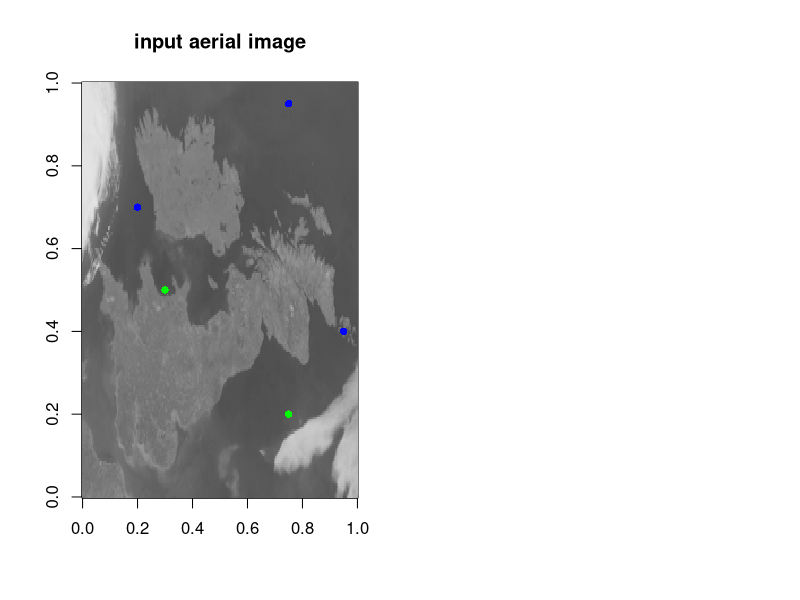

The R source for this figure: (Note: this script raises an error after producing the figure.)
## 5 Pixel classification
#
# In this example we will classify the pixels in an image as being either 'land'
# or 'other'. We will use the pixel values as features to our classifier.
# 
# Have a look at the image data/uk_ire_gray.png to see the input image.
#

# define a function we will use later to flip the images when displaying them
flip_image <- function(m) t(m)[,nrow(m):1]

# load random forest package for classification 
library(randomForest)

# load the grayscale image we wish to classify from its csv file
# 0 represents black and 255 represents white
im <-read.csv('data/uk_ire_gray.csv', header=FALSE)
height <- nrow(im)
width <- ncol(im)
print(paste("Height in pixels: ", height))
print(paste("Width in pixels: ", width))
 
# create training data as DataFrame
# pick some pixel locations in screen space that we know to be land and not land
train_x <- c(0.75, 0.30, 0.20, 0.95, 0.75)
train_y <- c(0.20, 0.50, 0.70, 0.40, 0.95)
class_names <- c('land', 'land', 'other', 'other', 'other') 

# plot the input image
# note, we need to transpose and flip the images to dislay them
par(mfrow=c(1,2))
image(flip_image(im), col=gray.colors(255))
title('input aerial image')

# plot the training datapoints as coloured circles
points(train_x[class_names=='land'], train_y[class_names=='land'], pch=16, col='green')
points(train_x[class_names=='other'], train_y[class_names=='other'], pch=16, col='blue')

# here we extract the pixel values at our training locations
# we need to scale the training points so they are in the correct units
# we also take the negative of the y values because of flipping when the image is displayed
train_pixels <- im[cbind(height-round(train_y*height), round(train_x*width))]
train_data <- data.frame(pixel_values=train_pixels, class_names)

# train classifer
rf <- randomForest(class_names ~ ., train_data, ntree=20)

# create test data - convert image dataframe into pixels
test_pixels <- unname(unlist(im))
test_data <- data.frame(pixel_values=test_pixels)

# perform classification on the whole image
# here we will get the random forest to return a probability 
im_prediction <- predict(rf, test_data, type='prob') 
print(head(im_prediction))

# extract the prediction for land - the porbability of the first class
prob_land <- im_prediction[,1]

# convert the prediction from a vector to a matrix
prob_land_matrix <- matrix(prob_land, nrow=nrow(im), ncol=ncol(im))

# plot the prediction as a new image on the right
image(flip_image(prob_land_matrix>0.5), col=gray.colors(255))
title('land prediction')

# compute the percentage of pixels that are predicted as land
percent_land_cover <- sum(prob_land_matrix>0.5) / (width*height)
print(paste("Predicted percentage of land pixels: ", 100*percent_land_cover))
